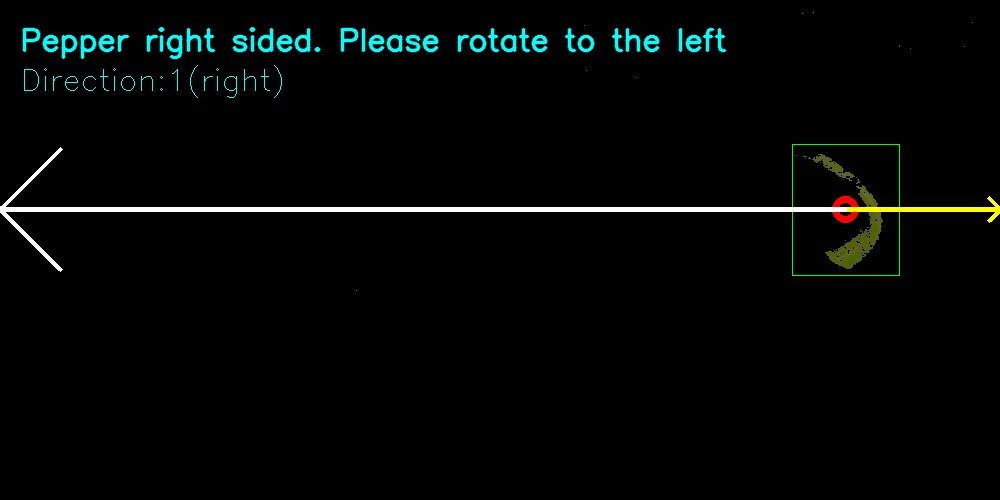
#> input picture basler_1.jpg, 1000 x 500 px, given in place of new-b3.avi, which was not available
$ python pepper_video_tuning_test.py
#> lines starting #> are read from the running program, lines starting #| are printed output that depends on the picture; after the words box and inside, x2 and y2 are one past the last pixel; in counts of white or black regions, pixels touching at a corner belong together
# -*- coding: utf-8 -*-
"""
Created on Sat Aug 21 13:06:20 2021

@author: ozangokkan
"""


import cv2
import numpy as np

def callback(x):
    pass

#cap = cv2.VideoCapture('C:/Users/ozangokkan/Desktop/biber/omron/biber renk algılama operasyonu.mp4')
# cap = cv2.VideoCapture("C:/Users/ozangokkan/Desktop/project studies/biber/bibersiz/new-b2.avi")
cap = cv2.VideoCapture("C:/Users/ozangokkan/Desktop/project studies/biber/biberli/new-b3.avi")
#cap = cv2.VideoCapture(0)

cv2.namedWindow('image')

ilowH = 0
ihighH = 179

ilowS = 0
ihighS = 255
ilowV = 0
ihighV = 255

# create trackbars for color change
cv2.createTrackbar('lowH','image',ilowH,179,callback)
#> slider 'lowH' is set to 35
cv2.createTrackbar('highH','image',ihighH,179,callback)

cv2.createTrackbar('lowS','image',ilowS,255,callback)
#> slider 'lowS' is set to 51
cv2.createTrackbar('highS','image',ihighS,255,callback)

cv2.createTrackbar('lowV','image',ilowV,255,callback)
#> slider 'lowV' is set to 51
cv2.createTrackbar('highV','image',ihighV,255,callback)


while True:
    # grab the frame
    ret, frame = cap.read()
#> frame is the input picture: shape (500, 1000, 3); mean B, G, R 5.8, 6.6, 4

    # get trackbar positions
    ilowH = cv2.getTrackbarPos('lowH', 'image')
    ihighH = cv2.getTrackbarPos('highH', 'image')
    ilowS = cv2.getTrackbarPos('lowS', 'image')
    ihighS = cv2.getTrackbarPos('highS', 'image')
    ilowV = cv2.getTrackbarPos('lowV', 'image')
    ihighV = cv2.getTrackbarPos('highV', 'image')

    hsv = cv2.cvtColor(frame, cv2.COLOR_BGR2HSV)
#> hsv: shape (500, 1000, 3); mean H, S, V 7.2, 23.7, 6.9
    lower_hsv = np.array([ilowH, ilowS, ilowV])
    higher_hsv = np.array([ihighH, ihighS, ihighV])
    mask = cv2.inRange(hsv, lower_hsv, higher_hsv)
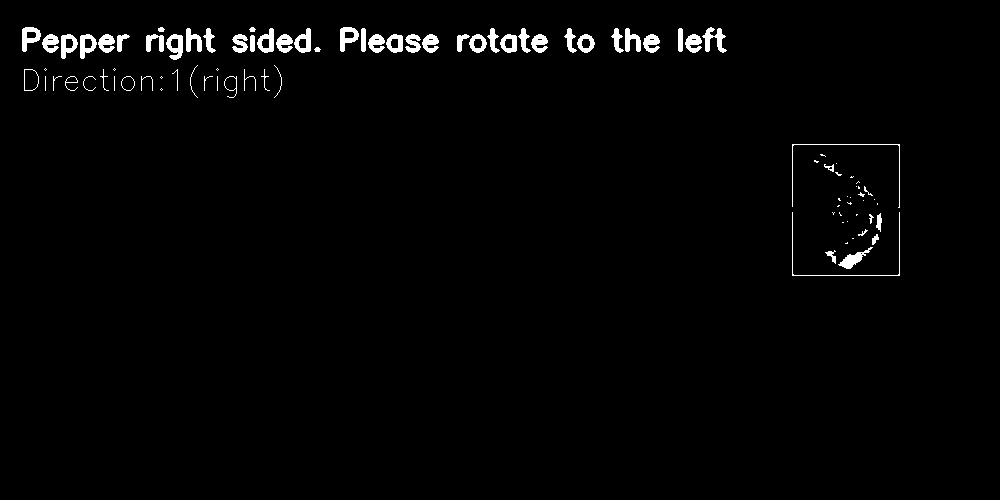
#> mask: shape (500, 1000); 1.7% white; 94 white regions (32 under 20 px), largest, box (x1, y1, x2, y2) and area: (702, 27, 727, 53) 294, (166, 34, 183, 60) 264, (838, 247, 873, 269) 263

    frame = cv2.bitwise_and(frame, frame, mask=mask)

    # show thresholded image
    cv2.imshow('image', frame)
    k = cv2.waitKey(200) & 0xFF # large wait time to remove freezing
#> (key Esc is pressed here)
    if k == 113 or k == 27:
        break


cv2.destroyAllWindows()
cap.release()

$ run again, on basler_2.jpg
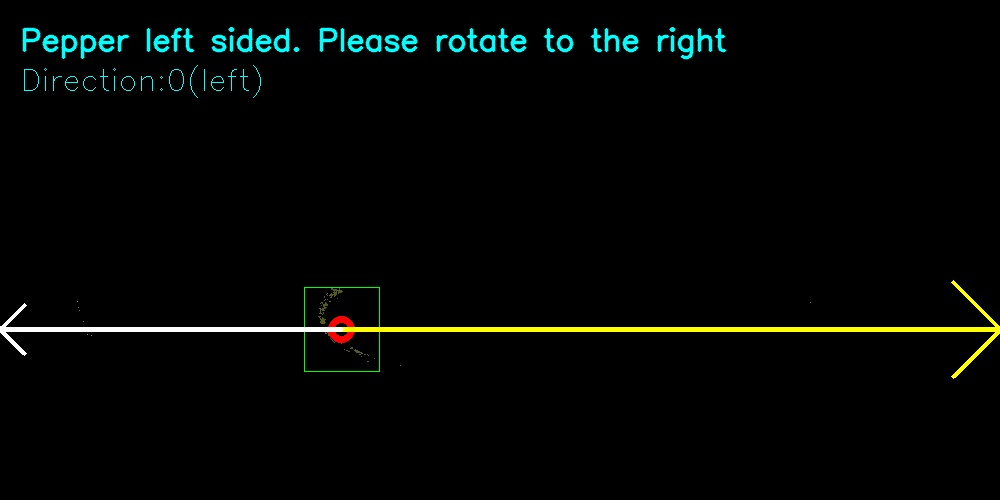
#> input picture basler_2.jpg, 1000 x 500 px, given in place of new-b3.avi, which was not available
#> frame is the input picture: shape (500, 1000, 3); mean B, G, R 4.4, 6.2, 3.7
#> hsv: shape (500, 1000, 3); mean H, S, V 7.1, 24.3, 6.5
#> `mask = cv2.inRange(hsv, lower_hsv, higher_hsv)`:
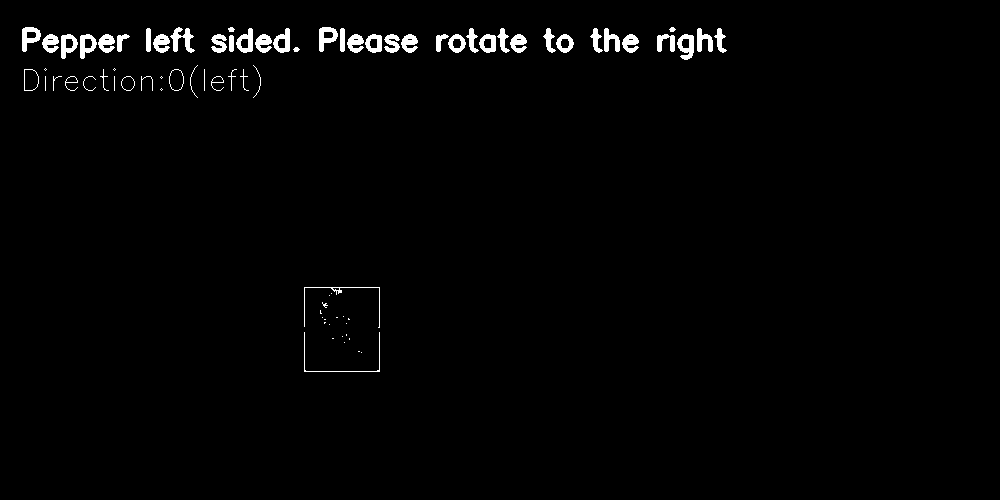
#> mask: shape (500, 1000); 1.6% white; 79 white regions (25 under 20 px), largest, box (x1, y1, x2, y2) and area: (170, 27, 195, 53) 295, (677, 34, 694, 60) 265, (22, 27, 41, 52) 258

$ run again, on hsv_range_GUI.png
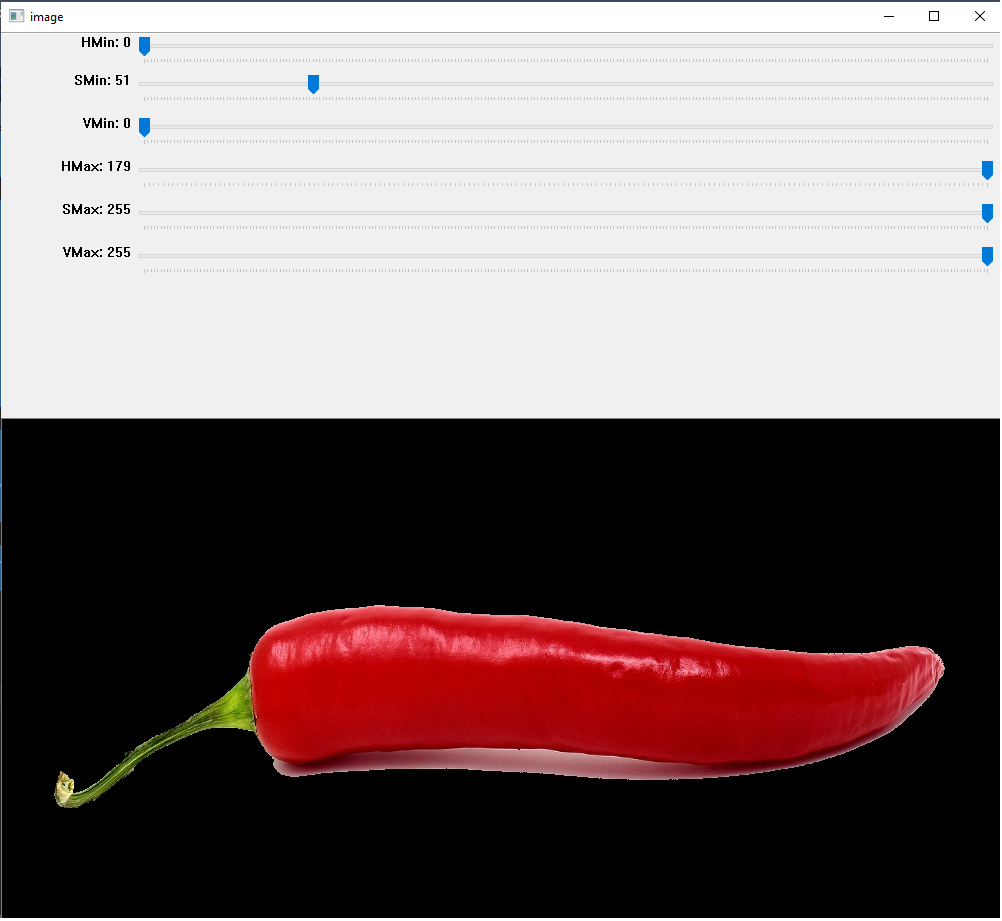
#> input picture hsv_range_GUI.png, 1002 x 921 px, given in place of new-b3.avi, which was not available
#> frame is the input picture: shape (921, 1002, 3); mean B, G, R 112.7, 112.4, 127.6
#> hsv: shape (921, 1002, 3); mean H, S, V 14.4, 23.9, 128.1
#> `mask = cv2.inRange(hsv, lower_hsv, higher_hsv)`:
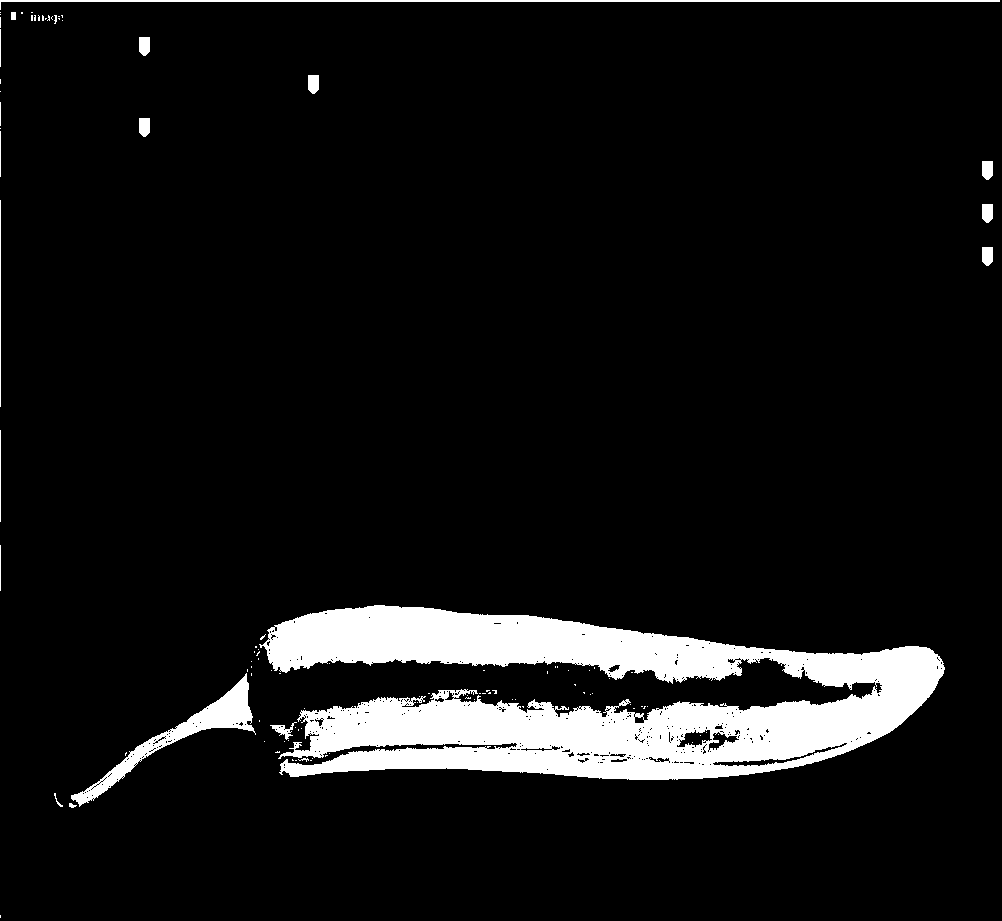
#> mask: shape (921, 1002); 8% white; 106 white regions (87 under 20 px), largest, box (x1, y1, x2, y2) and area: (259, 605, 945, 780) 65809, (71, 673, 256, 807) 3618, (0, 0, 1000, 10) 2008
#> `frame = cv2.bitwise_and(frame, frame, mask=mask)`:
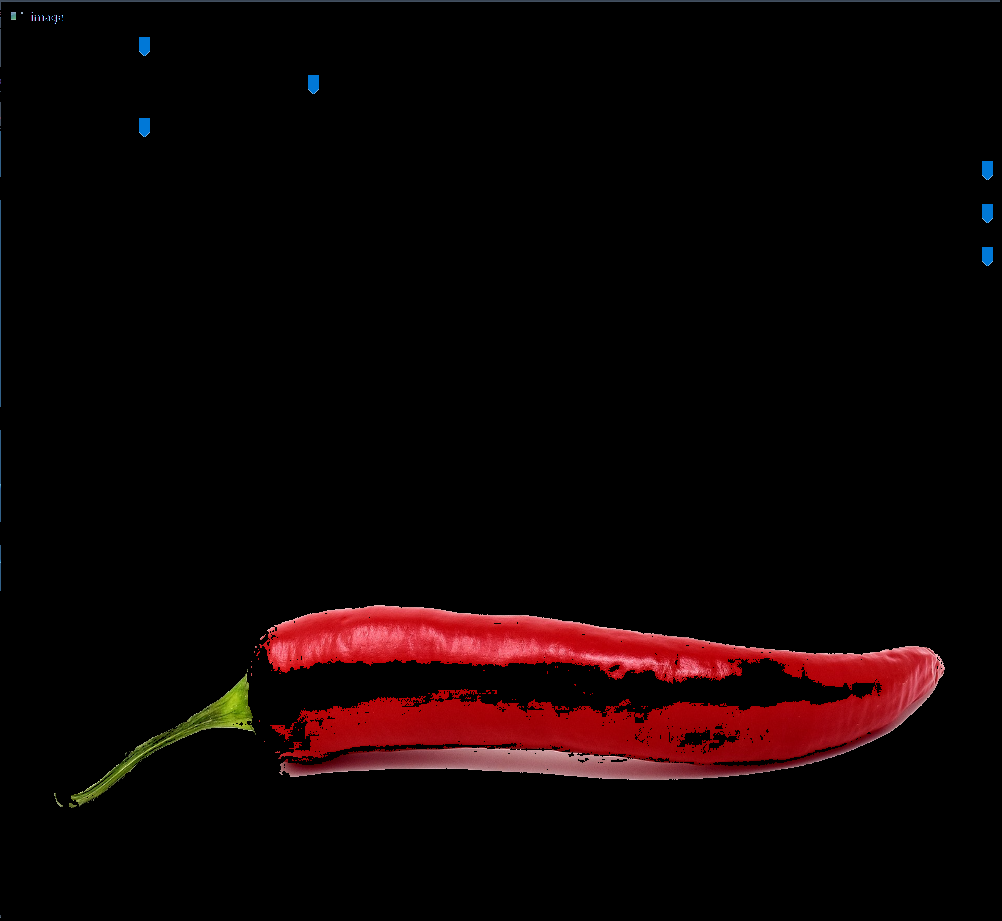
#> frame: shape (921, 1002, 3); mean B, G, R 3.7, 3.4, 13.6
